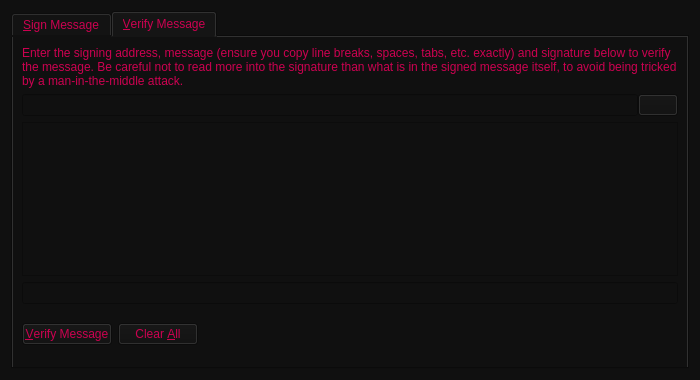
<?xml version="1.0" encoding="UTF-8"?>
<ui version="4.0">
 <class>SignVerifyMessageDialog</class>
 <widget class="QDialog" name="SignVerifyMessageDialog">
  <property name="geometry">
   <rect>
    <x>0</x>
    <y>0</y>
    <width>700</width>
    <height>380</height>
   </rect>
  </property>
  <property name="windowTitle">
   <string>Signatures - Sign / Verify a Message</string>
  </property>
  <property name="styleSheet">
   <string notr="true">color: rgb(204, 1, 80);
background-color: rgb(16, 16, 16);</string>
  </property>
  <property name="modal">
   <bool>true</bool>
  </property>
  <layout class="QVBoxLayout" name="verticalLayout">
   <item>
    <widget class="QTabWidget" name="tabWidget">
     <property name="currentIndex">
      <number>1</number>
     </property>
     <widget class="QWidget" name="tabSignMessage">
      <attribute name="title">
       <string>&amp;Sign Message</string>
      </attribute>
      <layout class="QVBoxLayout" name="verticalLayout_SM">
       <item>
        <widget class="QLabel" name="infoLabel_SM">
         <property name="text">
          <string>You can sign messages with your addresses to prove you own them. Be careful not to sign anything vague, as phishing attacks may try to trick you into signing your identity over to them. Only sign fully-detailed statements you agree to.</string>
         </property>
         <property name="textFormat">
          <enum>Qt::PlainText</enum>
         </property>
         <property name="wordWrap">
          <bool>true</bool>
         </property>
        </widget>
       </item>
       <item>
        <layout class="QHBoxLayout" name="horizontalLayout_1_SM">
         <property name="spacing">
          <number>0</number>
         </property>
         <item>
          <widget class="QValidatedLineEdit" name="addressIn_SM">
           <property name="toolTip">
            <string>The address to sign the message with (e.g. eH13UjuHSQ2wovNJucwSFg7nw7FNvE15Zt)</string>
           </property>
           <property name="maxLength">
            <number>34</number>
           </property>
          </widget>
         </item>
         <item>
          <widget class="QPushButton" name="addressBookButton_SM">
           <property name="toolTip">
            <string>Choose an address from the address book</string>
           </property>
           <property name="text">
            <string/>
           </property>
           <property name="icon">
            <iconset resource="../bitcoin.qrc">
             <normaloff>:/icons/address-book</normaloff>:/icons/address-book</iconset>
           </property>
           <property name="shortcut">
            <string>Alt+A</string>
           </property>
           <property name="autoDefault">
            <bool>false</bool>
           </property>
          </widget>
         </item>
         <item>
          <widget class="QPushButton" name="pasteButton_SM">
           <property name="toolTip">
            <string>Paste address from clipboard</string>
           </property>
           <property name="text">
            <string/>
           </property>
           <property name="icon">
            <iconset resource="../bitcoin.qrc">
             <normaloff>:/icons/editpaste</normaloff>:/icons/editpaste</iconset>
           </property>
           <property name="shortcut">
            <string>Alt+P</string>
           </property>
           <property name="autoDefault">
            <bool>false</bool>
           </property>
          </widget>
         </item>
        </layout>
       </item>
       <item>
        <widget class="QPlainTextEdit" name="messageIn_SM">
         <property name="toolTip">
          <string>Enter the message you want to sign here</string>
         </property>
        </widget>
       </item>
       <item>
        <layout class="QHBoxLayout" name="horizontalLayout_2_SM">
         <property name="spacing">
          <number>0</number>
         </property>
         <item>
          <widget class="QLineEdit" name="signatureOut_SM">
           <property name="font">
            <font>
             <italic>true</italic>
            </font>
           </property>
           <property name="readOnly">
            <bool>true</bool>
           </property>
          </widget>
         </item>
         <item>
          <widget class="QPushButton" name="copySignatureButton_SM">
           <property name="toolTip">
            <string>Copy the current signature to the system clipboard</string>
           </property>
           <property name="text">
            <string/>
           </property>
           <property name="icon">
            <iconset resource="../bitcoin.qrc">
             <normaloff>:/icons/editcopy</normaloff>:/icons/editcopy</iconset>
           </property>
           <property name="autoDefault">
            <bool>false</bool>
           </property>
          </widget>
         </item>
        </layout>
       </item>
       <item>
        <layout class="QHBoxLayout" name="horizontalLayout_3_SM">
         <item>
          <widget class="QPushButton" name="signMessageButton_SM">
           <property name="toolTip">
            <string>Sign the message to prove you own this UgandanKnucklesCoin address</string>
           </property>
           <property name="text">
            <string>&amp;Sign Message</string>
           </property>
           <property name="icon">
            <iconset resource="../bitcoin.qrc">
             <normaloff>:/icons/edit</normaloff>:/icons/edit</iconset>
           </property>
           <property name="autoDefault">
            <bool>false</bool>
           </property>
          </widget>
         </item>
         <item>
          <widget class="QPushButton" name="clearButton_SM">
           <property name="toolTip">
            <string>Reset all sign message fields</string>
           </property>
           <property name="text">
            <string>Clear &amp;All</string>
           </property>
           <property name="icon">
            <iconset resource="../bitcoin.qrc">
             <normaloff>:/icons/remove</normaloff>:/icons/remove</iconset>
           </property>
           <property name="autoDefault">
            <bool>false</bool>
           </property>
          </widget>
         </item>
         <item>
          <spacer name="horizontalSpacer_1_SM">
           <property name="orientation">
            <enum>Qt::Horizontal</enum>
           </property>
           <property name="sizeHint" stdset="0">
            <size>
             <width>40</width>
             <height>48</height>
            </size>
           </property>
          </spacer>
         </item>
         <item>
          <widget class="QLabel" name="statusLabel_SM">
           <property name="font">
            <font>
             <weight>75</weight>
             <bold>true</bold>
            </font>
           </property>
           <property name="text">
            <string/>
           </property>
           <property name="wordWrap">
            <bool>true</bool>
           </property>
          </widget>
         </item>
         <item>
          <spacer name="horizontalSpacer_2_SM">
           <property name="orientation">
            <enum>Qt::Horizontal</enum>
           </property>
           <property name="sizeHint" stdset="0">
            <size>
             <width>40</width>
             <height>48</height>
            </size>
           </property>
          </spacer>
         </item>
        </layout>
       </item>
      </layout>
     </widget>
     <widget class="QWidget" name="tabVerifyMessage">
      <attribute name="title">
       <string>&amp;Verify Message</string>
      </attribute>
      <layout class="QVBoxLayout" name="verticalLayout_VM">
       <item>
        <widget class="QLabel" name="infoLabel_VM">
         <property name="text">
          <string>Enter the signing address, message (ensure you copy line breaks, spaces, tabs, etc. exactly) and signature below to verify the message. Be careful not to read more into the signature than what is in the signed message itself, to avoid being tricked by a man-in-the-middle attack.</string>
         </property>
         <property name="textFormat">
          <enum>Qt::PlainText</enum>
         </property>
         <property name="alignment">
          <set>Qt::AlignLeading|Qt::AlignLeft|Qt::AlignTop</set>
         </property>
         <property name="wordWrap">
          <bool>true</bool>
         </property>
        </widget>
       </item>
       <item>
        <layout class="QHBoxLayout" name="horizontalLayout_1_VM">
         <property name="spacing">
          <number>0</number>
         </property>
         <item>
          <widget class="QValidatedLineEdit" name="addressIn_VM">
           <property name="toolTip">
            <string>The address the message was signed with (e.g. eH13UjuHSQ2wovNJucwSFg7nw7FNvE15Zt)</string>
           </property>
           <property name="maxLength">
            <number>34</number>
           </property>
          </widget>
         </item>
         <item>
          <widget class="QPushButton" name="addressBookButton_VM">
           <property name="toolTip">
            <string>Choose an address from the address book</string>
           </property>
           <property name="text">
            <string/>
           </property>
           <property name="icon">
            <iconset resource="../bitcoin.qrc">
             <normaloff>:/icons/address-book</normaloff>:/icons/address-book</iconset>
           </property>
           <property name="shortcut">
            <string>Alt+A</string>
           </property>
           <property name="autoDefault">
            <bool>false</bool>
           </property>
          </widget>
         </item>
        </layout>
       </item>
       <item>
        <widget class="QPlainTextEdit" name="messageIn_VM"/>
       </item>
       <item>
        <widget class="QValidatedLineEdit" name="signatureIn_VM"/>
       </item>
       <item>
        <layout class="QHBoxLayout" name="horizontalLayout_2_VM">
         <item>
          <widget class="QPushButton" name="verifyMessageButton_VM">
           <property name="toolTip">
            <string>Verify the message to ensure it was signed with the specified UgandanKnucklesCoin address</string>
           </property>
           <property name="text">
            <string>&amp;Verify Message</string>
           </property>
           <property name="icon">
            <iconset resource="../bitcoin.qrc">
             <normaloff>:/icons/transaction_0</normaloff>:/icons/transaction_0</iconset>
           </property>
           <property name="autoDefault">
            <bool>false</bool>
           </property>
          </widget>
         </item>
         <item>
          <widget class="QPushButton" name="clearButton_VM">
           <property name="toolTip">
            <string>Reset all verify message fields</string>
           </property>
           <property name="text">
            <string>Clear &amp;All</string>
           </property>
           <property name="icon">
            <iconset resource="../bitcoin.qrc">
             <normaloff>:/icons/remove</normaloff>:/icons/remove</iconset>
           </property>
           <property name="autoDefault">
            <bool>false</bool>
           </property>
          </widget>
         </item>
         <item>
          <spacer name="horizontalSpacer_1_VM">
           <property name="orientation">
            <enum>Qt::Horizontal</enum>
           </property>
           <property name="sizeHint" stdset="0">
            <size>
             <width>40</width>
             <height>48</height>
            </size>
           </property>
          </spacer>
         </item>
         <item>
          <widget class="QLabel" name="statusLabel_VM">
           <property name="font">
            <font>
             <weight>75</weight>
             <bold>true</bold>
            </font>
           </property>
           <property name="text">
            <string/>
           </property>
           <property name="wordWrap">
            <bool>true</bool>
           </property>
          </widget>
         </item>
         <item>
          <spacer name="horizontalSpacer_2_VM">
           <property name="orientation">
            <enum>Qt::Horizontal</enum>
           </property>
           <property name="sizeHint" stdset="0">
            <size>
             <width>40</width>
             <height>48</height>
            </size>
           </property>
          </spacer>
         </item>
        </layout>
       </item>
      </layout>
     </widget>
    </widget>
   </item>
  </layout>
 </widget>
 <customwidgets>
  <customwidget>
   <class>QValidatedLineEdit</class>
   <extends>QLineEdit</extends>
   <header>qvalidatedlineedit.h</header>
  </customwidget>
 </customwidgets>
 <resources>
  <include location="../bitcoin.qrc"/>
 </resources>
 <connections/>
</ui>
